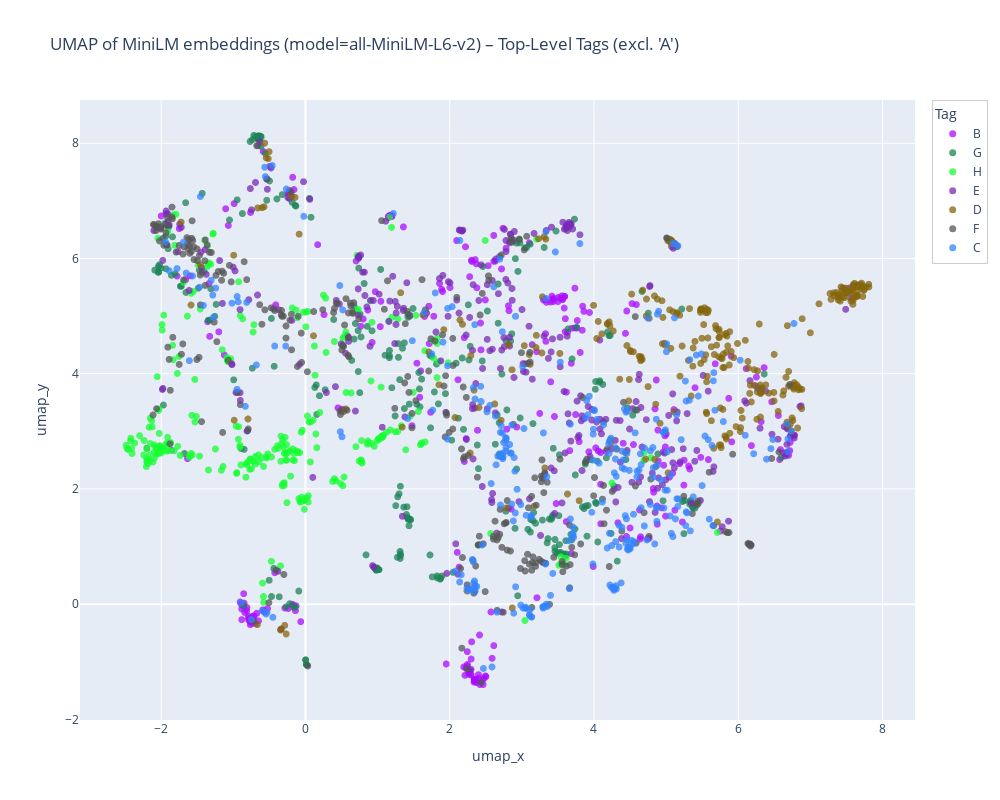

This figure's notebook cell:
### Markdown cell above
# Top-Level Tag Embedding Visualization (Excluding 'A')
This notebook:

1. Loads MiniLM embeddings for files whose assigned tag is a *top-level* filing tag (no parent) except 'A'.
2. Samples up to `MAX_PER_TAG` items per tag for balance.
3. L2 normalizes embeddings, does PCA (pre-reduction) then UMAP to 2D.
4. Plots an interactive scatter with distinct colors per tag.

If no rows are returned (e.g., env vars / DB not set or tags missing), the notebook will report and skip plotting.

Adjustable knobs near the top: `MAX_PER_TAG`, `PCA_PRECOMP`, and `UMAP_PARAMS`.

### Code cell
if df_vis.empty:
    print("No data available for visualization. Check database connection, model name, or tag filters.")
else:
    # Ensure deterministic color mapping (sorted tags)
    unique_tags = sorted(df_vis['tag'].unique())
    color_discrete_sequence = px.colors.qualitative.Alphabet
    # If more tags than palette length, cycle
    palette = [color_discrete_sequence[i % len(color_discrete_sequence)] for i in range(len(unique_tags))]
    tag_color_map = {t: palette[i] for i, t in enumerate(unique_tags)}

    fig = px.scatter(
        df_vis,
        x='umap_x',
        y='umap_y',
        color='tag',
        hover_data=['file_id', 'filename', 'tag'],
        title=f"UMAP of MiniLM embeddings (model={MODEL_NAME}) – Top-Level Tags (excl. 'A')",
        width=1000,
        height=800,
        opacity=0.75,
        color_discrete_map=tag_color_map,
    )
    fig.update_layout(legend_title_text="Tag", legend=dict(itemsizing='trace', bordercolor='rgba(0,0,0,0.2)', borderwidth=1))
    fig.update_traces(marker=dict(size=7, line=dict(width=0)))
    fig.show()
    print("Visualization complete.")

### Figure 1 — Plotly figure (JSON) as saved in the notebook; plotly's stock layout.template omitted (floating-point values rounded to 4 significant figures; data arrays with more than 128 entries replaced by an {"elided": "..."} marker saying what was removed)
{"data": [{"customdata": {"elided": "300x3 mixed values"}, "hovertemplate": "tag=%{customdata[2]}<br>umap_x=%{x}<br>umap_y=%{y}<br>file_id=%{customdata[0]}<br>filename=%{customdata[1]}<extra></extra>", "legendgroup": "B", "marker": {"color": "#AA0DFE", "line": {"width": 0}, "opacity": 0.75, "size": 7, "symbol": "circle"}, "mode": "markers", "name": "B", "showlegend": true, "type": "scattergl", "x": {"elided": "300 float values"}, "xaxis": "x", "y": {"elided": "300 float values"}, "yaxis": "y"}, {"customdata": {"elided": "300x3 mixed values"}, "hovertemplate": "tag=%{customdata[2]}<br>umap_x=%{x}<br>umap_y=%{y}<br>file_id=%{customdata[0]}<br>filename=%{customdata[1]}<extra></extra>", "legendgroup": "G", "marker": {"color": "#1C8356", "line": {"width": 0}, "opacity": 0.75, "size": 7, "symbol": "circle"}, "mode": "markers", "name": "G", "showlegend": true, "type": "scattergl", "x": {"elided": "300 float values"}, "xaxis": "x", "y": {"elided": "300 float values"}, "yaxis": "y"}, {"customdata": {"elided": "300x3 mixed values"}, "hovertemplate": "tag=%{customdata[2]}<br>umap_x=%{x}<br>umap_y=%{y}<br>file_id=%{customdata[0]}<br>filename=%{customdata[1]}<extra></extra>", "legendgroup": "H", "marker": {"color": "#16FF32", "line": {"width": 0}, "opacity": 0.75, "size": 7, "symbol": "circle"}, "mode": "markers", "name": "H", "showlegend": true, "type": "scattergl", "x": {"elided": "300 float values"}, "xaxis": "x", "y": {"elided": "300 float values"}, "yaxis": "y"}, {"customdata": {"elided": "300x3 mixed values"}, "hovertemplate": "tag=%{customdata[2]}<br>umap_x=%{x}<br>umap_y=%{y}<br>file_id=%{customdata[0]}<br>filename=%{customdata[1]}<extra></extra>", "legendgroup": "E", "marker": {"color": "#782AB6", "line": {"width": 0}, "opacity": 0.75, "size": 7, "symbol": "circle"}, "mode": "markers", "name": "E", "showlegend": true, "type": "scattergl", "x": {"elided": "300 float values"}, "xaxis": "x", "y": {"elided": "300 float values"}, "yaxis": "y"}, {"customdata": {"elided": "300x3 mixed values"}, "hovertemplate": "tag=%{customdata[2]}<br>umap_x=%{x}<br>umap_y=%{y}<br>file_id=%{customdata[0]}<br>filename=%{customdata[1]}<extra></extra>", "legendgroup": "D", "marker": {"color": "#85660D", "line": {"width": 0}, "opacity": 0.75, "size": 7, "symbol": "circle"}, "mode": "markers", "name": "D", "showlegend": true, "type": "scattergl", "x": {"elided": "300 float values"}, "xaxis": "x", "y": {"elided": "300 float values"}, "yaxis": "y"}, {"customdata": {"elided": "300x3 mixed values"}, "hovertemplate": "tag=%{customdata[2]}<br>umap_x=%{x}<br>umap_y=%{y}<br>file_id=%{customdata[0]}<br>filename=%{customdata[1]}<extra></extra>", "legendgroup": "F", "marker": {"color": "#565656", "line": {"width": 0}, "opacity": 0.75, "size": 7, "symbol": "circle"}, "mode": "markers", "name": "F", "showlegend": true, "type": "scattergl", "x": {"elided": "300 float values"}, "xaxis": "x", "y": {"elided": "300 float values"}, "yaxis": "y"}, {"customdata": {"elided": "300x3 mixed values"}, "hovertemplate": "tag=%{customdata[2]}<br>umap_x=%{x}<br>umap_y=%{y}<br>file_id=%{customdata[0]}<br>filename=%{customdata[1]}<extra></extra>", "legendgroup": "C", "marker": {"color": "#3283FE", "line": {"width": 0}, "opacity": 0.75, "size": 7, "symbol": "circle"}, "mode": "markers", "name": "C", "showlegend": true, "type": "scattergl", "x": {"elided": "300 float values"}, "xaxis": "x", "y": {"elided": "300 float values"}, "yaxis": "y"}], "layout": {"height": 800, "legend": {"bordercolor": "rgba(0,0,0,0.2)", "borderwidth": 1, "itemsizing": "trace", "title": {"text": "Tag"}, "tracegroupgap": 0}, "title": {"text": "UMAP of MiniLM embeddings (model=all-MiniLM-L6-v2) – Top-Level Tags (excl. 'A')"}, "width": 1000, "xaxis": {"anchor": "y", "domain": [0, 1], "title": {"text": "umap_x"}}, "yaxis": {"anchor": "x", "domain": [0, 1], "title": {"text": "umap_y"}}}}
